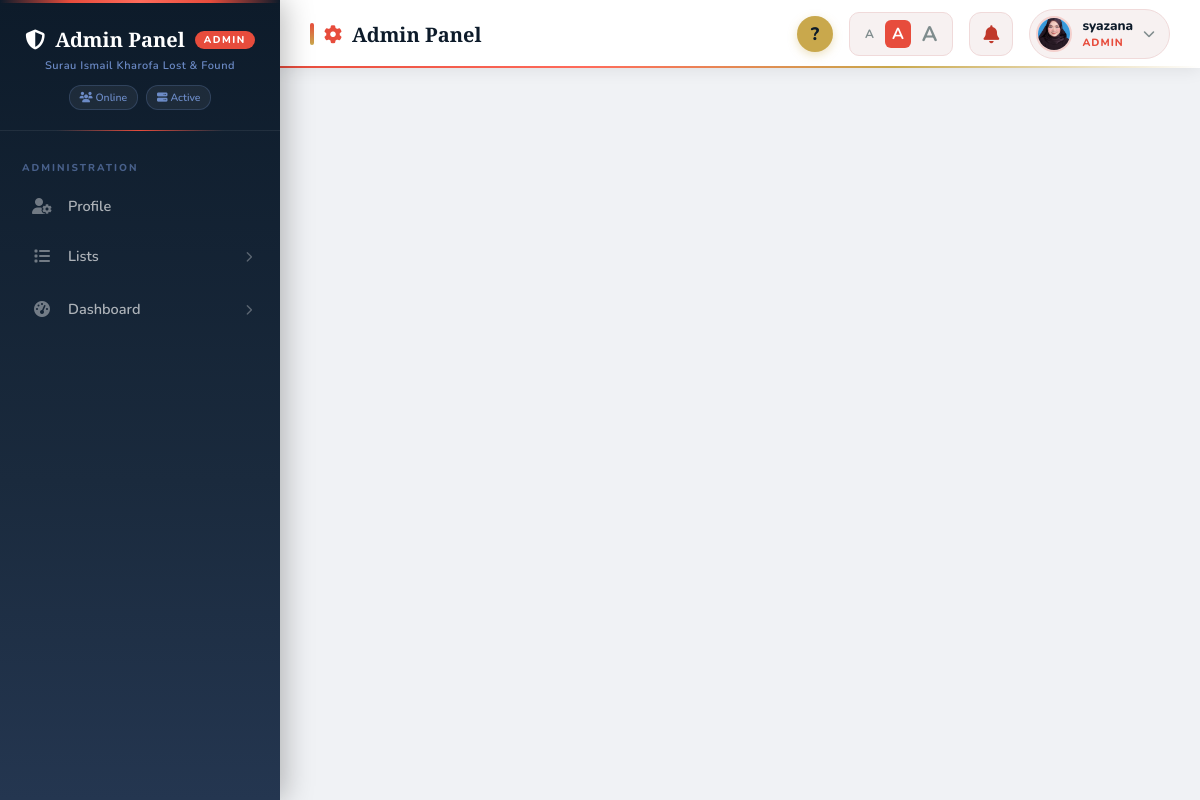
The page /admin_sidebar_nav.php (signed in) on the database its author committed.
### tables this page shows
CREATE TABLE `accounts` (
  `id` int(11) NOT NULL,
  `role` enum('user','admin') NOT NULL,
  `name` varchar(100) DEFAULT NULL,
  `contactnum` varchar(20) DEFAULT NULL,
  `email` varchar(100) DEFAULT NULL,
  `profile_pic` varchar(255) DEFAULT NULL,
  `password` varchar(255) NOT NULL,
  `is_2fa_enabled` tinyint(1) DEFAULT 0,
  `is_verified` tinyint(1) DEFAULT 0
);

### admin_sidebar_nav.php (the view, shortened to what this page needs)
<?php
include_once 'db_connect.php';
$user_id = $_SESSION['user_id'];
$user_sql = "SELECT profile_pic, name FROM accounts WHERE id='$user_id'";
$user_result = mysqli_query($connect, $user_sql);
$user_data = mysqli_fetch_assoc($user_result);
$current_page = basename($_SERVER['PHP_SELF']);
?>
<link rel="stylesheet" href="https://cdn.jsdelivr.net/npm/shepherd.js@11/dist/css/shepherd.css">
<link rel="stylesheet" href="https://cdnjs.cloudflare.com/ajax/libs/font-awesome/6.4.0/css/all.min.css">
<div class="admin-sidebar">
    <div class="admin-logo">
        <h2>
            <i class="fas fa-shield-alt"></i>
            Admin Panel
            <span class="admin-badge">ADMIN</span>
        </h2>
        <p>Surau Ismail Kharofa Lost & Found</p>
        <div class="system-stats">
            <span class="stat-badge"><i class="fas fa-users"></i> Online</span>
            <span class="stat-badge"><i class="fas fa-server"></i> Active</span>
        </div>
    </div>
    <div class="admin-nav-menu">
        <div class="admin-nav-title">Administration</div>
        <a href="admin_profile.php" class="admin-nav-item <?php echo $current_page == 'admin_profile.php' ? 'active' : ''; ?>">
            <div class="admin-nav-icon"><i class="fas fa-user-cog"></i></div>
            <div class="admin-nav-text">Profile</div>
        </a>
        <button class="admin-nav-item" data-submenu="listsSubmenu">
            <div class="admin-nav-icon"><i class="fas fa-list"></i></div>
            <div class="admin-nav-text">Lists</div>
            <div class="nav-arrow"><i class="fas fa-chevron-right"></i></div>
        </button>
        <button class="admin-nav-item" data-submenu="dashboardSubmenu">
            <div class="admin-nav-icon"><i class="fas fa-tachometer-alt"></i></div>
            <div class="admin-nav-text">Dashboard</div>
            <div class="nav-arrow"><i class="fas fa-chevron-right"></i></div>
        </button>
    </div>
</div>
<div class="admin-top-header">
    <div class="admin-page-title">
        <i class="fas fa-<?php
            $page_icons = [
                'admin_statistics.php' => 'chart-bar',
                'admin_profile.php' => 'user-cog',
                'list_found.php' => 'hand-holding-heart',
                'list_lost.php' => 'search',
                'admin_trail.php' => 'history',
                'admin_users.php' => 'user-friends',
                'form_item.php' => 'plus-circle',
                'archive_items.php' => 'archive'
            ];
            echo $page_icons[$current_page] ?? 'cog';
        ?> admin-title-icon"></i>
        <?php
        $page_titles = [
            'admin_statistics.php' => 'Dashboard Statistics',
            'admin_profile.php' => 'Admin Profile',
            'list_found.php' => 'Found Items Management',
            'list_lost.php' => 'Lost Items Management',
            'admin_trail.php' => 'Admin Activity Trail',
            'admin_users.php' => 'User Accounts Management',
            'form_item.php' => 'Report Item',
            'archive_items.php' => 'Archive'
        ];
        echo $page_titles[$current_page] ?? 'Admin Panel';
        ?>
    </div>
    <div class="admin-header-right">
<button class="tour-btn" onclick="startAdminTour()" title="Start guided tour">?</button>
<div class="font-size-toggle">
   <button class="font-btn" onclick="setAdminFontSize('small')" id="afs-small" style="font-size:12px;">A</button>
<button class="font-btn active" onclick="setAdminFontSize('medium')" id="afs-medium" style="font-size:16px;">A</button>
<button class="font-btn" onclick="setAdminFontSize('large')" id="afs-large" style="font-size:21px;">A</button>
</div>
        <div class="admin-dropdown">
            <button class="admin-notification-btn">
                <i class="fas fa-bell"></i>
            </button>
        </div>
        <div class="admin-dropdown">
            <div class="admin-user-profile">
                <div class="admin-user-avatar">
                    <?php if(!empty($user_data['profile_pic']) && file_exists('profile_pics/' . $user_data['profile_pic'])): ?>
                        <img src="profile_pics/<?php echo $user_data['profile_pic']; ?>"
                             alt="Profile"
                             style="width: 100%; height: 100%; object-fit: cover;">
                    <?php endif; ?>
                </div>
                <div class="admin-user-info">
                    <div class="admin-user-name"><?php echo htmlspecialchars($user_data['name'] ?? 'Administrator'); ?></div>
                    <div class="admin-user-role">ADMIN</div>
                </div>
                <i class="fas fa-chevron-down" style="color: #7f8c8d; font-size: 12px;"></i>
            </div>
        </div>
    </div>
</div>
<div class="admin-main-content">

### rows shown on the page
accounts: profile_pic (picture), name "syazana"

### other values the page prints
$page_titles[$current_page] "Admin Panel"
